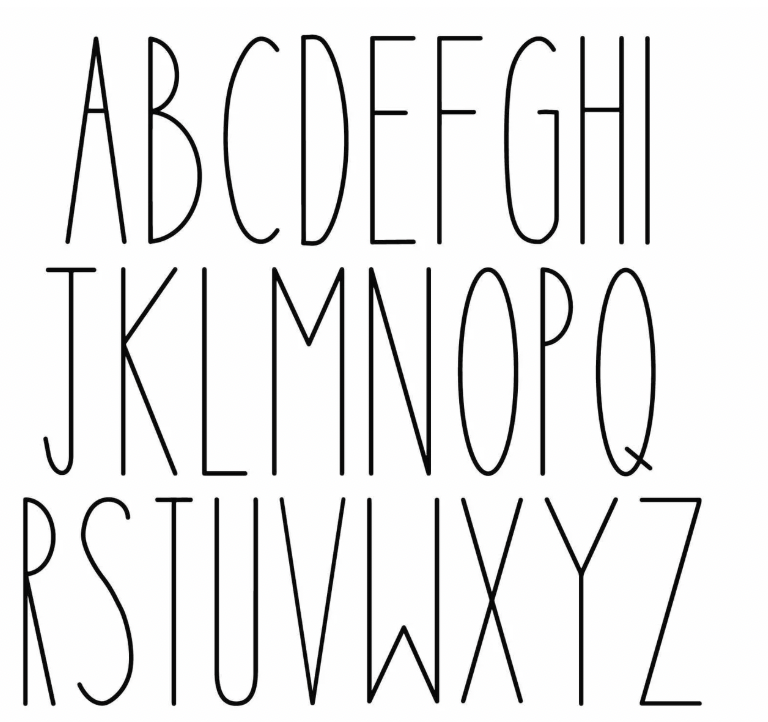
#> input picture data/letters.png, 768 x 722 px
$ python driver.py
#> lines starting #> are read from the running program, lines starting #| are printed output that depends on the picture; after the words box and inside, x2 and y2 are one past the last pixel; in counts of white or black regions, pixels touching at a corner belong together
### source/visual.py
import matplotlib.pyplot as plt
import re


def extract_points(gcode_file_path):
    """
    Extract only X,Y coordinates from G1 commands in G-code file

    Returns:
        list: List of (x, y) tuples from G1 commands
    """
    all_points = []
    g0_points = []

    with open(gcode_file_path, 'r') as f:
        for line_num, line in enumerate(f, 1):
            line = line.strip()

            contour_match = re.search('Contour\s+(\d+)', line)
            if contour_match:
                contour_num = contour_match.group(1)
                print(f"contour number: {contour_num}")

            # process all points
            if line.startswith('G1') or line.startswith('G0'):
                # Extract X and Y coordinates using regex
                x_match = re.search(r'X([-\d.]+)', line)
                y_match = re.search(r'Y([-\d.]+)', line)

                if x_match and y_match:
                    x = float(x_match.group(1))
                    y = float(y_match.group(1))
                    all_points.append((x, y))
                else:
                    print(f"Warning: G1 command without X,Y coordinates on line {line_num}: {line}")

            # Only process G0 commands
            if line.startswith('G0'):
                # Extract X and Y coordinates using regex
                x_match = re.search(r'X([-\d.]+)', line)
                y_match = re.search(r'Y([-\d.]+)', line)

                if x_match and y_match:
                    x = float(x_match.group(1))
                    y = float(y_match.group(1))
                    g0_points.append((x, y))
                else:
                    print(f"Warning: G0 command without X,Y coordinates on line {line_num}: {line}")

    return all_points, g0_points


"""Visualize g-code"""
def visualize_g1_coordinates(gcode_file_path):

    # Extract all points
    all_points, g0_points = extract_points(gcode_file_path)
    if not all_points:
        print("No G1 coordinates found in the file")
        return []

    # Convert to separate x and y arrays
    x_all = [p[0] for p in all_points]
    y_all = [p[1] for p in all_points]

    x_g0 = [p[0] for p in g0_points]
    y_g0 = [p[1] for p in g0_points]


    # Create visualization
    plt.figure(figsize=(12, 10))

    # Connect all points in each contour
    with open(gcode_file_path, 'r') as f:
        current_line = 1
        points = []

        for line_num, line in enumerate(f, 1):
            line = line.strip()

            contour_match = re.search('Contour\s+(\d+)', line)
            contour_num = 0
            if contour_match:
                contour_num = int(contour_match.group(1))
                print(f"Contour number: {contour_num}")

            if line.startswith('G1') or line.startswith('G0'):
                # Extract X and Y coordinates using regex
                x_match = re.search(r'X([-\d.]+)', line)
                y_match = re.search(r'Y([-\d.]+)', line)

                if x_match and y_match:
                    x = float(x_match.group(1))
                    y = float(y_match.group(1))
                    points.append((x, y))
                else:
                    print(f"Warning: G1 command without X,Y coordinates on line {line_num}: {line}")

            # plot the contour
            if (contour_num > current_line) or line.startswith('M30'):
                x_vals = [p[0] for p in points]
                y_vals = [p[1] for p in points]

                plt.plot(x_vals, y_vals, 'b-', linewidth=2, alpha=0.7)
                plt.plot(x_vals, y_vals, 'ro', markersize=4, alpha=0.7)
                current_line += 1
                points.clear()


    # # Plot G0 points (the starting point for each contour)
    plt.plot(x_g0, y_g0, 'k^', markersize = 8, alpha = 0.7, label = 'Start Point of Contour (in order)')

    # Mark first and last point of robot path
    plt.plot(x_all[0], y_all[0], 'go', markersize=10, markeredgecolor='black', label='Start')
    plt.plot(x_all[-1], y_all[-1], 'gs', markersize=10, markeredgecolor='black', label='End')

    # Add point labels for all g0 points
    for i, (x, y) in enumerate(g0_points):
        plt.annotate(f'P{i+1}', (x, y), xytext=(5, 5), textcoords='offset points',
                    fontsize=8, alpha=0.7)

    plt.gca().invert_yaxis() # flip the y axis
    plt.xlabel('X Coordinate')
    plt.ylabel('Y Coordinate')
    plt.title(f'Gcode Visualization: {gcode_file_path}\n({len(all_points)} points)')
    plt.grid(True, alpha=0.3)
    plt.axis('equal')
    plt.legend()

    plt.tight_layout()
    plt.savefig("gcode_plot.png")
    plt.show()


    # Print detailed information
    print(f"Found {len(all_points)} coordinates")
    print(f"X range: {min(x_vals):.2f} to {max(x_vals):.2f}")
    print(f"Y range: {min(y_vals):.2f} to {max(y_vals):.2f}")
    print(f"First point: X{x_vals[0]:.2f} Y{y_vals[0]:.2f}")
    print(f"Last point: X{x_vals[-1]:.2f} Y{y_vals[-1]:.2f}")

    return all_points


### source/driver.py

import subprocess
import os
import cv2
import numpy as np
import pdb
#from sklearn.neighbors import NearestNeighbors
import math
from visual import *
#from simplify_points import *
from skimage.morphology import medial_axis, skeletonize
import pytesseract
from scipy.spatial import distance


# Setup directories
input_folder = "../data"
output_folder = "../output"
src_file = "letters.png"
output = "gcode.out"
if not os.path.exists(output_folder):
    os.makedirs(output_folder)

# user-configurable drawing dimension in pixels
INPUT_WIDTH = 500
INPUT_HEIGHT = 500


class GcodeConverter:
    def __init__(self):
        self.M_UP = "M5"     # marker up
        self.M_DOWN = "M3"   # marker down
        self.POSITION = "G0" # robot positioning to starting point (fastest speed)
        self.TRACE = "G1"    # robot tracing a path to next point (slower speed)


    def preprocess(self, image):
        img = cv2.imread(image)
        if img is None:
            raise ValueError(f"Could not load image from {image}")

        # Resize image
        img = cv2.resize(img, (INPUT_WIDTH, INPUT_HEIGHT))


        # TO_DO: use a mask for processing 3 different color threshold
        gray = cv2.cvtColor(img, cv2.COLOR_BGR2GRAY)
        blurred = cv2.GaussianBlur(gray, (5,5), 0)

        #_, binary = cv2.adaptiveThreshold(gray, 255, cv2.ADAPTIVE_THRESH_GAUSSIAN_C, cv2.THRESH_BINARY_INV, 11, 2 )
        _, binary = cv2.threshold(gray, 150, 255, cv2.THRESH_BINARY_INV)


        # Connect small gaps to get smoother shapes
        kernel = cv2.getStructuringElement(cv2.MORPH_RECT, (3, 3))
        cleaned = cv2.morphologyEx(binary, cv2.MORPH_CLOSE, kernel, iterations=1)

        # Skeletonize to get center lines (thinning bold lines to get single line apth)
        binary_bool = cleaned > 0
        skeleton, _ = medial_axis(binary_bool, return_distance=True)
        skeleton = (skeleton * 255).astype(np.uint8)

        return img, skeleton


    """sort contours from top to bottom, left to right"""
    def sort_contours(self, contours, row_height_threshold=50):
        # Get the height and width for each contour
        bounding_boxes = [cv2.boundingRect(cnt) for cnt in contours]

        # sorts the contours based on increasing order of Y coordinates (top to bottom)
        contours_with_boxes = list(zip(contours, bounding_boxes))
        contours_with_boxes.sort(key=lambda x: x[1][1])

        # Group contours into rows
        rows = []
        current_row = []
        current_y = contours_with_boxes[0][1][1] if contours_with_boxes else 0

        for cnt, (x, y, w, h) in contours_with_boxes:
            if abs(y - current_y) > row_height_threshold:
                # New row if new contour's y coordinate is higher than current row
                if current_row:
                    rows.append(current_row)
                current_row = [(cnt, (x, y, w, h))]
                current_y = y
            else:
                # Same row
                current_row.append((cnt, (x, y, w, h)))

        if current_row:
            rows.append(current_row)

        sorted_contours = []
        sorted_boxes = []

        # Sort by increasing order of X within the same row
        for row in rows:
            row.sort(key=lambda x: x[1][0])
            for cnt, box in row:
                sorted_contours.append(cnt)
                sorted_boxes.append(box)

        return sorted_contours, sorted_boxes


    """Removes obvious parent-child duplicates"""
    def remove_duplicates(self, contours, hierarchy):
        if hierarchy is None:
            return contours

        hierarchy = hierarchy[0]
        keep_indices = []

        for i in range(len(contours)):
            parent_idx = hierarchy[i][3]

            # Keep all parent contours
            if parent_idx == -1:
                keep_indices.append(i)
                continue

            # For child contours, check if they're duplicates
            parent_contour = contours[parent_idx]
            child_contour = contours[i]

            # bbox-based duplicate check
            if not self.is_bbox_duplicate(parent_contour, child_contour):
                keep_indices.append(i)

        return [contours[i] for i in keep_indices]


    """Check for parent/child duplicates in the hierarchy by comparing their bounding-box"""
    def is_bbox_duplicate(self, parent, child):
        px, py, pw, ph = cv2.boundingRect(parent)
        cx, cy, cw, ch = cv2.boundingRect(child)

        # Calculate overlap and size ratios
        overlap_x = max(0, min(px + pw, cx + cw) - max(px, cx))
        overlap_y = max(0, min(py + ph, cy + ch) - max(py, cy))
        overlap_area = overlap_x * overlap_y

        parent_area = pw * ph
        child_area = cw * ch

        # If child mostly overlaps parent and has similar size, it's a duplicate
        overlap_ratio = overlap_area / child_area if child_area > 0 else 0
        size_ratio = child_area / parent_area if parent_area > 0 else 0

        return overlap_ratio > 0.8 and size_ratio > 0.6


    """Remove close points after approxPolyDP"""
    def remove_close_points(self, points, min_distance=3.0):
        if len(points) < 3:
            return points

        filtered_points = [points[0]]  # Always keep first point

        for i in range(1, len(points)):
            current_point = points[i]
            last_kept_point = filtered_points[-1]

            distance = np.sqrt(np.sum((current_point - last_kept_point) ** 2))

            if distance >= min_distance:
                filtered_points.append(current_point)
            # else: skip this point (too close)

        return np.array(filtered_points)


    """Write gcode to output file"""
    def image_to_gcode(self, image_path, output_file, threshold_Closed = 0.3, precision=0.007):
        _, binary_img = self.preprocess(image_path)

        # Find contours using RETR_TREE (detects nested contours)
        contours, hierarchy = cv2.findContours(binary_img, cv2.RETR_TREE, cv2.CHAIN_APPROX_NONE)

         # filter out small contours
        contours = [c for c in contours if len(c) > 3]

        # remove inner regions that are almost identical to the parent in the hierarchy
        contours = self.remove_duplicates(contours, hierarchy)

        # sort the contours from left to right, top to bottom
        contours, _ = self.sort_contours(contours)


        # Open file for writing
        with open(output_file, 'w') as f:
            f.write("G90\n")  # Move to origin (0,0) at top left corner

            print(f"Found {len(contours)} contours")

            for i, contour in enumerate(contours):
                # check if the contour is closed or open path.
                points = contour.reshape(-1, 2)
                start = points[0]
                end = points[-1]
                distance = np.linalg.norm(start - end)

                # if distance between start and end is close, close the path
                x, y, w, h = cv2.boundingRect(contour)
                contour_size = np.linalg.norm([w, h])
                threshold = contour_size * threshold_Closed
                isClosed = False
                if distance < threshold:
                    isClosed = True

                # simplify the points in the contour
                perimeter = cv2.arcLength(contour, True)
                epsilon = precision * perimeter         # (adjustable for shape precision)
                simplified = cv2.approxPolyDP(contour, epsilon, True)
                points = simplified.reshape(-1, 2)

                if len(points) < 2:
                    continue

                points = self.remove_close_points(points)   # remove close points after simplification

                f.write(f"Contour {i+1}\n")

                # Move to first point (marker up)
                f.write(f"G0 X{points[0][0]:.2f} Y{points[0][1]:.2f}\n")

                # Marker down, draw the contour
                f.write(f"{self.M_DOWN}\n")
                for point in points[1:]:
                    f.write(f"G1 X{point[0]:.2f} Y{point[1]:.2f}\n")

                if isClosed:      # connect end to start if closed path
                    f.write(f"G1 X{points[0][0]:.2f} Y{points[0][1]:.2f}\n")

                f.write(f"{self.M_UP}\n")
                f.write("\n")

            f.write("M30\n")      # end of drawing, program completes

        print(f"G-code successfully written to {output_file}")
        return output_file


def main():
    converter = GcodeConverter()

    try:

        image_path = f"{input_folder}/{src_file}"
        output_file = converter.image_to_gcode(image_path, f"{output_folder}/{output}")
#> in preprocess, img is the input picture: shape (722, 768, 3); mean B, G, R 233.9, 234, 234
#> in preprocess, `img = cv2.resize(img, (INPUT_WIDTH, INPUT_HEIGHT))`:
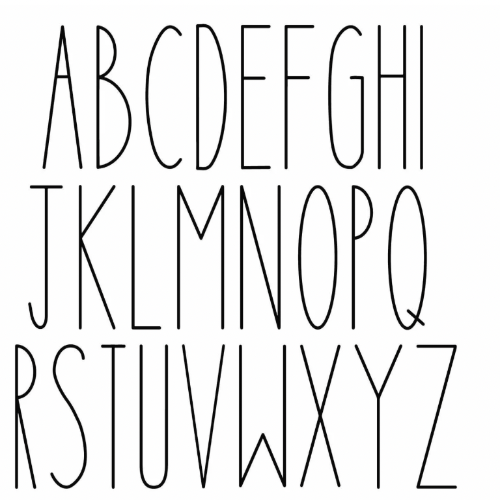
#> img: shape (500, 500, 3); mean B, G, R 233.8, 233.9, 233.9
#> in preprocess, `blurred = cv2.GaussianBlur(gray, (5,5), 0)`:
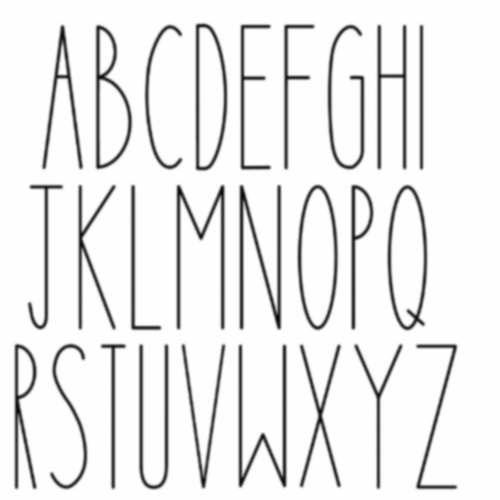
#> blurred: shape (500, 500); min 8, max 255, mean 233.9
#> in preprocess, `_, binary = cv2.threshold(gray, 150, 255, cv2.THRESH_BINARY_INV)`:
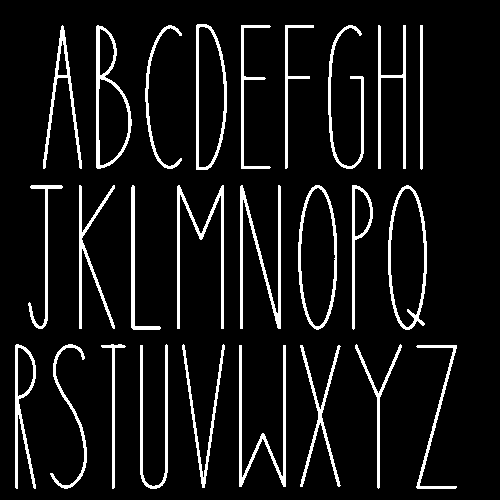
#> binary: shape (500, 500); 8.6% white; 26 white regions, largest, box (x1, y1, x2, y2) and area: (240, 185, 281, 329) 1292, (177, 185, 224, 329) 1191, (239, 345, 286, 487) 1172
#> in preprocess, `skeleton, _ = medial_axis(binary_bool, return_distance=True)`:
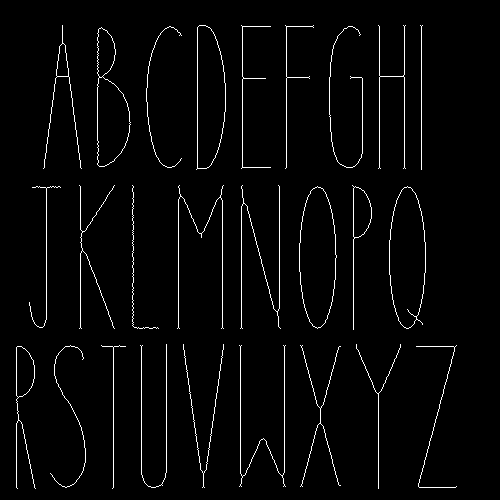
#> skeleton: shape (500, 500) bool; 2.7% white in thin lines or dots, all inside (x1, y1, x2, y2) = (16, 25, 457, 489)
#> in image_to_gcode, `contours, hierarchy = cv2.findContours(binary_img, cv2.RETR_TREE, cv2...`: contours = 34 contours, 19 with area under 20; largest, box (x1, y1, x2, y2) and area: (299, 186, 337, 329) 4038, (299, 186, 337, 329) 4038, (389, 186, 426, 329) 3996, (389, 186, 426, 329) 3994, (196, 25, 226, 170) 3312
#> the loop in remove_duplicates, `for i in range(len(contours)):` made 34 passes
#> parent_idx on passes 1, 3, 4, 5, 6, 7, 8, 9: -1, -1, -1, -1, -1, -1, -1, -1
#> after the loop in remove_duplicates, `for i in range(len(contours)):`: keep_indices = 30 values from 0 to 33
#> in image_to_gcode, `contours = self.remove_duplicates(contours, hierarchy)`: contours = 30 contours, 19 with area under 20; largest, box (x1, y1, x2, y2) and area: (299, 186, 337, 329) 4038, (389, 186, 426, 329) 3996, (196, 25, 226, 170) 3312, (97, 27, 131, 167) 2898, (16, 346, 36, 489) 733
#> in sort_contours, `bounding_boxes = [cv2.boundingRect(cnt) for cnt in contours]`: bounding_boxes = 30 items, first 6: (16, 346, 20, 143), (16, 346, 19, 52), (416, 345, 41, 143), (300, 345, 41, 142), (239, 345, 47, 142), (101, 345, 25, 144)
#> in sort_contours, `contours_with_boxes = list(zip(contours, bounding_boxes))`: contours_with_boxes = 30 items
#> in sort_contours, `current_y = contours_with_boxes[0][1][1] if contours_with_boxes else 0`: current_y = 25
#> the loop in sort_contours, `for cnt, (x, y, w, h) in contours_with_boxes:` made 30 passes
#> (x, y, w, h, current_y) on passes 12, 21: (352, 185, 20, 145, 185), (356, 344, 45, 145, 344)
#> after the loop in sort_contours, `for cnt, (x, y, w, h) in contours_with_boxes:`: current_row = 10 items; current_y = 344; rows = 2 items
#> the loop in sort_contours, `for row in rows:` made 3 passes
#> after the loop in sort_contours, `for row in rows:`: sorted_boxes = 30 items, first 6: (43, 25, 39, 144), (56, 43, 13, 34), (97, 27, 34, 140), (97, 27, 19, 51), (146, 26, 36, 142), (196, 25, 30, 145); sorted_contours has the same summary as contours in image_to_gcode
#| Found 30 contours
#> the loop in image_to_gcode, `for i, contour in enumerate(contours):` made 30 passes
#> (start, end, distance, x, y, w, h, contour_size) on passes 2, 4, 6, 12, 19, 22: ([61, 44], [60, 45], 1.41, 56, 43, 13, 34, 36.4), ([100, 28], [99, 28], 1, 97, 27, 19, 51, 54.42), ([199, 25], [200, 25], 1, 196, 25, 30, 145, 148.1), ([36, 186], [37, 186], 1, 29, 186, 32, 142, 145.6), ([354, 187], [353, 188], 1.41, 353, 186, 19, 52, 55.36), ([16, 347], [16, 348], 1, 16, 346, 19, 52, 55.36)
        print(f"G-code saved to: {output_file}")
        visualize_g1_coordinates(output_file)
#> in visualize_g1_coordinates, `plt.savefig("gcode_plot.png")`:
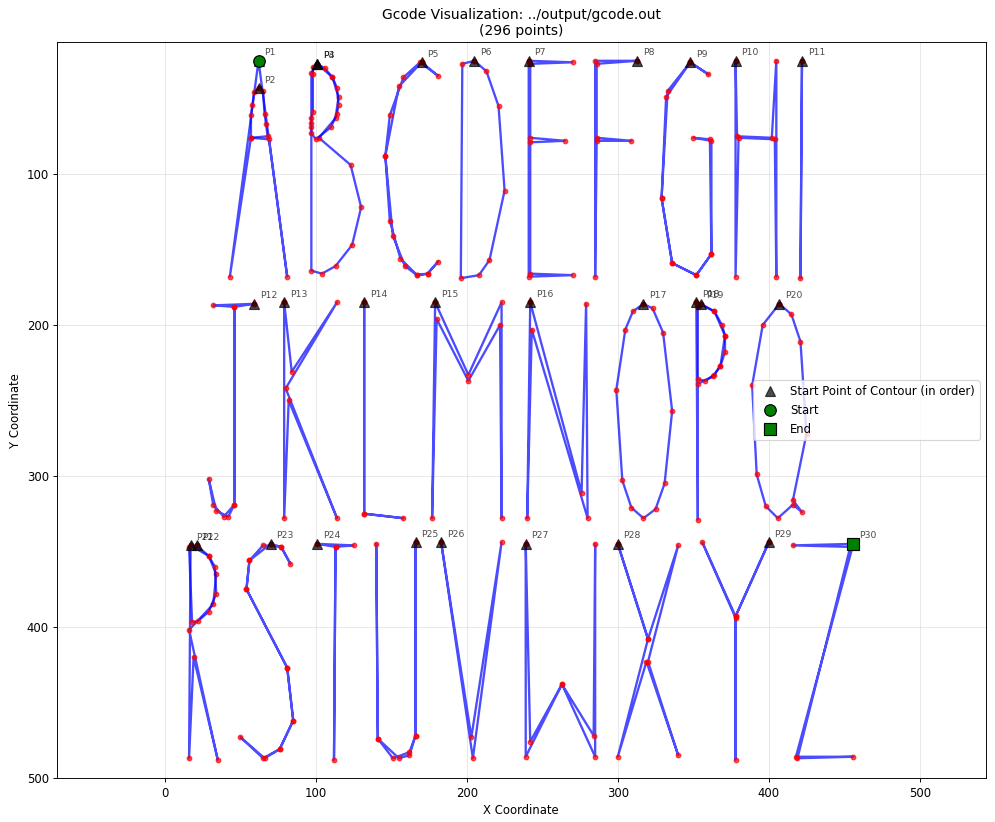
#> figure drawn by matplotlib, 1 panel


    except Exception as e:
        print(f"Error with custom image: {e}")


if __name__ == "__main__":
    main()
